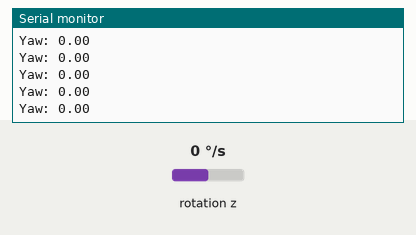
Recording of a sketch running on a simulated Arduino Uno, built with avr-gcc and run on an emulated ATmega328P. Parts: the last lines printed to the serial monitor. Wiring (inferred from the names in the program): MPU-6050 motion sensor at I2C address 0x68. The inputs (shaded band) are chosen by the test bench; at power-on: rotation z 0 °/s.

Above: at 1.2 s.
1.3 s: rotation z set to -192 °/s
At 1.32 s:
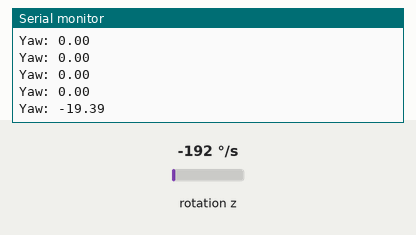
2.8 s: rotation z set to -100 °/s
At 2.84 s:
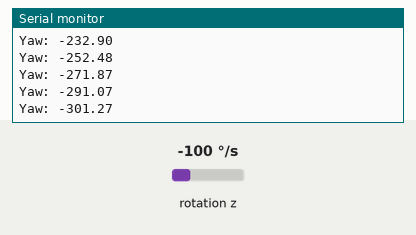
Timing chart, 0 to 5.8 s (numbered marks = the images above; inputs shaded):
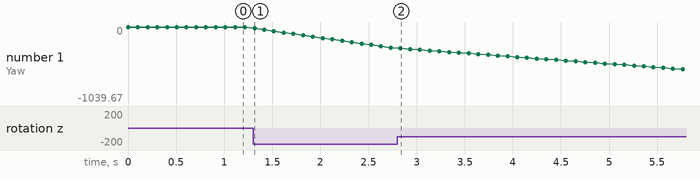

Measured:
- after the input at 1.3 s, the serial monitor: prints a new line at once (image 1)
- plotted number 1: 0 → -291.07 after the input at 1.3 s

The sketch:

task10.5.ino
```cpp
#include <Wire.h>

const int MPU6050 = 0x68;     // I2C address of the MPU6050
const int GYRO_ZOUT = 0x47;   // Register for the high byte of the Z-axis gyroscope data
const int PWR_MGMT_1 = 0x6B;  // Power management register
float yaw = 0.0;
unsigned long lastTime = 0;

void setup() {
  Wire.begin();
  Serial.begin(9600);

  Wire.beginTransmission(MPU6050);
  Wire.write(PWR_MGMT_1);
  Wire.write(0);
  Wire.endTransmission(true);

  lastTime = millis();
}

void loop() {
  unsigned long currentTime = millis();               // Get the current time
  float deltaTime = (currentTime - lastTime) / 1000.0; // Calculate the time difference in seconds
  lastTime = currentTime;
  int16_t gyroZRaw = readGyroZ();                     // Read the raw gyroscope data for the Z-axis
  float gyroZ = gyroZRaw / 131.0;
  yaw += gyroZ * deltaTime;

  Serial.print("Yaw: ");
  Serial.println(yaw);
  delay(100);
}

int16_t readGyroZ() {
  Wire.beginTransmission(MPU6050);
  Wire.write(GYRO_ZOUT);                              // Request the high byte of the Z-axis gyroscope data
  Wire.endTransmission(false);
  Wire.requestFrom(MPU6050, 2, true);                 // Request 2 bytes of data from the MPU6050
  int16_t gyroZ = Wire.read() << 8 | Wire.read();     // Combine the high and low bytes to get the full 16-bit gyroscope data
  return gyroZ;
}
```
